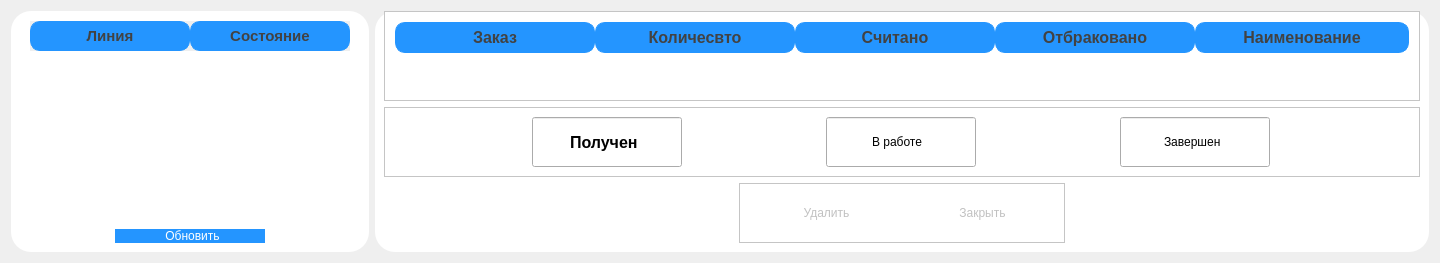
               <widget class="QWidget" name="linePage">
                <property name="sizePolicy">
                 <sizepolicy hsizetype="Preferred" vsizetype="Preferred">
                  <horstretch>0</horstretch>
                  <verstretch>0</verstretch>
                 </sizepolicy>
                </property>
                <property name="styleSheet">
                 <string notr="true">QPushButton {	
	background-position:center;
    background-repeat: no-repeat;
	border: none;
	border-radius: 10px;
	background-color: transparent;
	text-align: center;
	padding-left: 5px;
}
QPushButton:hover {
	background-color: rgb(40, 44, 52);
}
QPushButton:pressed {
	background-color: rgb(189, 147, 249);
}</string>
                </property>
                <layout class="QHBoxLayout" name="horizontalLayout_4" stretch="0,0">
                 <property name="sizeConstraint">
                  <enum>QLayout::SetDefaultConstraint</enum>
                 </property>
                 <item>
                  <widget class="QFrame" name="lineTabContainer">
                   <property name="sizePolicy">
                    <sizepolicy hsizetype="Expanding" vsizetype="Expanding">
                     <horstretch>0</horstretch>
                     <verstretch>0</verstretch>
                    </sizepolicy>
                   </property>
                   <property name="styleSheet">
                    <string notr="true">#lineTabContainer{
background-color: rgb(255, 255, 255);
border: none;
border-radius: 20px;
}

QPushButton {
	font: 10pt &quot;Segoe UI&quot;;
	background-position:center;
    background-repeat: no-repeat;
	border: none;
	border-radius: 20px;
	color: rgb(255, 255, 255);
	background-color: rgb(36, 149, 255);
	text-align: center;
	padding-left: 5px;
}

QPushButton:hover {
	background-color: rgb(66, 66, 66);
}
QPushButton:pressed {
	background-color: rgb(245, 246, 250);
	color: rgb(0, 0, 0);
}



QTableWidget {	
	background-color: transparent;
	padding: 10px;
	border-radius: 0px;
	gridline-color: rgb(245, 246, 250);
	border-bottom: 0px solid rgb(44, 49, 60);
	text-align: center;
}
QTableWidget::item{
	color: rgb(66, 66, 66);
	border-color: rgb(36, 149, 255);
	padding-left: 25px;
	padding-right: 5px;
	gridline-color: rgb(245, 246, 250);
	text-align: center;
}
QTableWidget::item:selected{
	background-color: rgb(217, 217, 217);
}

QHeaderView::section{
	color: rgb(66, 66, 66);
	background-color: rgb(36, 149, 255);
	max-width: 30px;
	border: 1px solid rgb(44, 49, 58);
	border-style: none;
    border-bottom: 1px solid rgb(44, 49, 60);
    border-right: 1px solid rgb(44, 49, 60);
}
QTableWidget::horizontalHeader {	
	background-color: rgb(33, 37, 43);
}
QHeaderView::section:horizontal {
    border: 1px solid rgb(36, 149, 255);
	background-color: rgb(36, 149, 255);
	padding: 3px;
	border-top-left-radius: 10px;
    border-top-right-radius: 10px;

	border-bottom-left-radius: 10px;
	border-bottom-right-radius: 10px;
}

</string>
                   </property>
                   <property name="frameShape">
                    <enum>QFrame::StyledPanel</enum>
                   </property>
                   <property name="frameShadow">
                    <enum>QFrame::Raised</enum>
                   </property>
                   <layout class="QVBoxLayout" name="verticalLayout_22">
                    <property name="topMargin">
                     <number>0</number>
                    </property>
                    <property name="rightMargin">
                     <number>9</number>
                    </property>
                    <item alignment="Qt::AlignHCenter|Qt::AlignTop">
                     <widget class="QTableWidget" name="lineData_Tab">
                      <property name="enabled">
                       <bool>true</bool>
                      </property>
                      <property name="sizePolicy">
                       <sizepolicy hsizetype="Fixed" vsizetype="Expanding">
                        <horstretch>0</horstretch>
                        <verstretch>0</verstretch>
                       </sizepolicy>
                      </property>
                      <property name="minimumSize">
                       <size>
                        <width>0</width>
                        <height>0</height>
                       </size>
                      </property>
                      <property name="maximumSize">
                       <size>
                        <width>16777215</width>
                        <height>16777215</height>
                       </size>
                      </property>
                      <property name="frameShape">
                       <enum>QFrame::NoFrame</enum>
                      </property>
                      <property name="verticalScrollBarPolicy">
                       <enum>Qt::ScrollBarAlwaysOff</enum>
                      </property>
                      <property name="horizontalScrollBarPolicy">
                       <enum>Qt::ScrollBarAlwaysOff</enum>
                      </property>
                      <property name="sizeAdjustPolicy">
                       <enum>QAbstractScrollArea::AdjustToContents</enum>
                      </property>
                      <property name="autoScroll">
                       <bool>true</bool>
                      </property>
                      <property name="autoScrollMargin">
                       <number>16</number>
                      </property>
                      <property name="editTriggers">
                       <set>QAbstractItemView::NoEditTriggers</set>
                      </property>
                      <property name="selectionMode">
                       <enum>QAbstractItemView::SingleSelection</enum>
                      </property>
                      <property name="selectionBehavior">
                       <enum>QAbstractItemView::SelectRows</enum>
                      </property>
                      <property name="showGrid">
                       <bool>true</bool>
                      </property>
                      <property name="gridStyle">
                       <enum>Qt::SolidLine</enum>
                      </property>
                      <property name="wordWrap">
                       <bool>true</bool>
                      </property>
                      <property name="cornerButtonEnabled">
                       <bool>true</bool>
                      </property>
                      <property name="rowCount">
                       <number>0</number>
                      </property>
                      <property name="columnCount">
                       <number>2</number>
                      </property>
                      <attribute name="horizontalHeaderVisible">
                       <bool>true</bool>
                      </attribute>
                      <attribute name="horizontalHeaderCascadingSectionResizes">
                       <bool>true</bool>
                      </attribute>
                      <attribute name="horizontalHeaderMinimumSectionSize">
                       <number>150</number>
                      </attribute>
                      <attribute name="horizontalHeaderDefaultSectionSize">
                       <number>160</number>
                      </attribute>
                      <attribute name="horizontalHeaderHighlightSections">
                       <bool>false</bool>
                      </attribute>
                      <attribute name="horizontalHeaderStretchLastSection">
                       <bool>false</bool>
                      </attribute>
                      <attribute name="verticalHeaderVisible">
                       <bool>false</bool>
                      </attribute>
                      <attribute name="verticalHeaderMinimumSectionSize">
                       <number>50</number>
                      </attribute>
                      <attribute name="verticalHeaderHighlightSections">
                       <bool>false</bool>
                      </attribute>
                      <attribute name="verticalHeaderStretchLastSection">
                       <bool>false</bool>
                      </attribute>
                      <column>
                       <property name="text">
                        <string>Линия</string>
                       </property>
                       <property name="font">
                        <font>
                         <pointsize>11</pointsize>
                         <bold>true</bold>
                        </font>
                       </property>
                      </column>
                      <column>
                       <property name="text">
                        <string>Состояние</string>
                       </property>
                       <property name="font">
                        <font>
                         <pointsize>11</pointsize>
                         <bold>true</bold>
                        </font>
                       </property>
                      </column>
                     </widget>
                    </item>
                    <item alignment="Qt::AlignHCenter">
                     <widget class="QPushButton" name="refreshLineButton">
                      <property name="sizePolicy">
                       <sizepolicy hsizetype="Expanding" vsizetype="Fixed">
                        <horstretch>0</horstretch>
                        <verstretch>0</verstretch>
                       </sizepolicy>
                      </property>
                      <property name="minimumSize">
                       <size>
                        <width>150</width>
                        <height>0</height>
                       </size>
                      </property>
                      <property name="maximumSize">
                       <size>
                        <width>250</width>
                        <height>16777215</height>
                       </size>
                      </property>
                      <property name="styleSheet">
                       <string notr="true"/>
                      </property>
                      <property name="text">
                       <string>Обновить</string>
                      </property>
                      <property name="icon">
                       <iconset resource="resources.qrc">
                        <normaloff>:/icons/images/icons/cil-reload.png</normaloff>:/icons/images/icons/cil-reload.png</iconset>
                      </property>
                      <property name="iconSize">
                       <size>
                        <width>50</width>
                        <height>50</height>
                       </size>
                      </property>
                     </widget>
                    </item>
                   </layout>
                  </widget>
                 </item>
                 <item>
                  <widget class="QFrame" name="lineStatusContainer">
                   <property name="sizePolicy">
                    <sizepolicy hsizetype="Expanding" vsizetype="Expanding">
                     <horstretch>0</horstretch>
                     <verstretch>0</verstretch>
                    </sizepolicy>
                   </property>
                   <property name="minimumSize">
                    <size>
                     <width>0</width>
                     <height>0</height>
                    </size>
                   </property>
                   <property name="styleSheet">
                    <string notr="true">QFrame {
	background-color: rgb(255, 255, 255);
}

#lineStatusContainer{
background-color: rgb(255, 255, 255);
border: none;
border-radius: 20px;
}

QPushButton {
	font: 10pt &quot;Segoe UI&quot;;
	background-position:center;
    background-repeat: no-repeat;
	border: none;
	border-radius: 20px;
	color: rgb(255, 255, 255);
	background-color: rgb(36, 149, 255);
	text-align: center;
	padding-left: 5px;
}

QPushButton:hover {
	background-color: rgb(66, 66, 66);
}
QPushButton:pressed {
	background-color: rgb(245, 246, 250);
	color: rgb(0, 0, 0);
}



QTableWidget {	
	background-color: transparent;
	padding: 10px;
	border-radius: 0px;
	gridline-color: rgb(245, 246, 250);
	border-bottom: 0px solid rgb(44, 49, 60);
	text-align: center;
}
QTableWidget::item{
	color: rgb(66, 66, 66);
	border-color: rgb(36, 149, 255);
	padding-left: 25px;
	padding-right: 5px;
	gridline-color: rgb(245, 246, 250);
	text-align: center;
}
QTableWidget::item:selected{
	background-color: rgb(36, 149, 255);
}

QHeaderView::section{
	color: rgb(66, 66, 66);
	background-color: rgb(36, 149, 255);
	max-width: 30px;
	border: 1px solid rgb(44, 49, 58);
	border-style: none;
    border-bottom: 1px solid rgb(44, 49, 60);
    border-right: 1px solid rgb(44, 49, 60);
}
QTableWidget::horizontalHeader {	
	background-color: rgb(33, 37, 43);
}
QHeaderView::section:horizontal {
    border: 1px solid rgb(36, 149, 255);
	background-color: rgb(36, 149, 255);
	padding: 3px;
	border-top-left-radius: 10px;
    border-top-right-radius: 10px;

	border-bottom-left-radius: 10px;
	border-bottom-right-radius: 10px;
}</string>
                   </property>
                   <property name="frameShape">
                    <enum>QFrame::StyledPanel</enum>
                   </property>
                   <property name="frameShadow">
                    <enum>QFrame::Raised</enum>
                   </property>
                   <layout class="QVBoxLayout" name="verticalLayout_17">
                    <property name="topMargin">
                     <number>0</number>
                    </property>
                    <item alignment="Qt::AlignTop">
                     <widget class="QFrame" name="frame_6">
                      <property name="styleSheet">
                       <string notr="true"/>
                      </property>
                      <property name="frameShape">
                       <enum>QFrame::StyledPanel</enum>
                      </property>
                      <property name="frameShadow">
                       <enum>QFrame::Raised</enum>
                      </property>
                      <layout class="QVBoxLayout" name="verticalLayout_18">
                       <property name="spacing">
                        <number>0</number>
                       </property>
                       <property name="leftMargin">
                        <number>0</number>
                       </property>
                       <property name="topMargin">
                        <number>0</number>
                       </property>
                       <property name="rightMargin">
                        <number>0</number>
                       </property>
                       <property name="bottomMargin">
                        <number>0</number>
                       </property>
                       <item>
                        <widget class="QTableWidget" name="batchOnLine_Tab">
                         <property name="sizePolicy">
                          <sizepolicy hsizetype="Expanding" vsizetype="Expanding">
                           <horstretch>0</horstretch>
                           <verstretch>0</verstretch>
                          </sizepolicy>
                         </property>
                         <property name="minimumSize">
                          <size>
                           <width>0</width>
                           <height>0</height>
                          </size>
                         </property>
                         <property name="styleSheet">
                          <string notr="true">QTableWidget::item:selected{
	background-color: rgb(217, 217, 217);
}</string>
                         </property>
                         <property name="frameShape">
                          <enum>QFrame::NoFrame</enum>
                         </property>
                         <property name="sizeAdjustPolicy">
                          <enum>QAbstractScrollArea::AdjustToContents</enum>
                         </property>
                         <property name="autoScroll">
                          <bool>true</bool>
                         </property>
                         <property name="selectionMode">
                          <enum>QAbstractItemView::SingleSelection</enum>
                         </property>
                         <property name="selectionBehavior">
                          <enum>QAbstractItemView::SelectRows</enum>
                         </property>
                         <property name="rowCount">
                          <number>0</number>
                         </property>
                         <attribute name="horizontalHeaderCascadingSectionResizes">
                          <bool>true</bool>
                         </attribute>
                         <attribute name="horizontalHeaderMinimumSectionSize">
                          <number>100</number>
                         </attribute>
                         <attribute name="horizontalHeaderDefaultSectionSize">
                          <number>200</number>
                         </attribute>
                         <attribute name="horizontalHeaderHighlightSections">
                          <bool>false</bool>
                         </attribute>
                         <attribute name="horizontalHeaderShowSortIndicator" stdset="0">
                          <bool>true</bool>
                         </attribute>
                         <attribute name="horizontalHeaderStretchLastSection">
                          <bool>true</bool>
                         </attribute>
                         <attribute name="verticalHeaderVisible">
                          <bool>false</bool>
                         </attribute>
                         <attribute name="verticalHeaderCascadingSectionResizes">
                          <bool>false</bool>
                         </attribute>
                         <attribute name="verticalHeaderMinimumSectionSize">
                          <number>40</number>
                         </attribute>
                         <attribute name="verticalHeaderDefaultSectionSize">
                          <number>40</number>
                         </attribute>
                         <column>
                          <property name="text">
                           <string>Заказ</string>
                          </property>
                          <property name="font">
                           <font>
                            <pointsize>12</pointsize>
                            <bold>true</bold>
                           </font>
                          </property>
                         </column>
                         <column>
                          <property name="text">
                           <string>Количесвто</string>
                          </property>
                          <property name="font">
                           <font>
                            <pointsize>12</pointsize>
                            <bold>true</bold>
                           </font>
                          </property>
                         </column>
                         <column>
                          <property name="text">
                           <string>Считано</string>
                          </property>
                          <property name="font">
                           <font>
                            <pointsize>12</pointsize>
                            <bold>true</bold>
                           </font>
                          </property>
                         </column>
                         <column>
                          <property name="text">
                           <string>Отбраковано</string>
                          </property>
                          <property name="font">
                           <font>
                            <pointsize>12</pointsize>
                            <bold>true</bold>
                           </font>
                          </property>
                         </column>
                         <column>
                          <property name="text">
                           <string>Наименование</string>
                          </property>
                          <property name="font">
                           <font>
                            <pointsize>12</pointsize>
                            <bold>true</bold>
                           </font>
                          </property>
                         </column>
                        </widget>
                       </item>
                      </layout>
                     </widget>
                    </item>
                    <item>
                     <widget class="QFrame" name="statusLine_frame">
                      <property name="sizePolicy">
                       <sizepolicy hsizetype="Preferred" vsizetype="Fixed">
                        <horstretch>0</horstretch>
                        <verstretch>0</verstretch>
                       </sizepolicy>
                      </property>
                      <property name="layoutDirection">
                       <enum>Qt::LeftToRight</enum>
                      </property>
                      <property name="frameShape">
                       <enum>QFrame::StyledPanel</enum>
                      </property>
                      <property name="frameShadow">
                       <enum>QFrame::Raised</enum>
                      </property>
                      <layout class="QHBoxLayout" name="horizontalLayout_7">
                       <item>
                        <widget class="QLineEdit" name="New_lineEdit">
                         <property name="minimumSize">
                          <size>
                           <width>0</width>
                           <height>50</height>
                          </size>
                         </property>
                         <property name="maximumSize">
                          <size>
                           <width>150</width>
                           <height>16777215</height>
                          </size>
                         </property>
                         <property name="font">
                          <font>
                           <family>Segoe UI</family>
                           <pointsize>12</pointsize>
                           <italic>false</italic>
                           <bold>true</bold>
                           <stylestrategy>PreferDefault</stylestrategy>
                           <kerning>true</kerning>
                          </font>
                         </property>
                         <property name="layoutDirection">
                          <enum>Qt::LeftToRight</enum>
                         </property>
                         <property name="styleSheet">
                          <string notr="true">
font: 700 12pt &quot;Segoe UI&quot;;</string>
                         </property>
                         <property name="text">
                          <string>Получен </string>
                         </property>
                         <property name="alignment">
                          <set>Qt::AlignCenter</set>
                         </property>
                         <property name="dragEnabled">
                          <bool>true</bool>
                         </property>
                         <property name="readOnly">
                          <bool>true</bool>
                         </property>
                         <property name="placeholderText">
                          <string/>
                         </property>
                        </widget>
                       </item>
                       <item>
                        <widget class="QLineEdit" name="Work_lineEdit">
                         <property name="minimumSize">
                          <size>
                           <width>0</width>
                           <height>50</height>
                          </size>
                         </property>
                         <property name="maximumSize">
                          <size>
                           <width>150</width>
                           <height>16777215</height>
                          </size>
                         </property>
                         <property name="styleSheet">
                          <string notr="true">
font: 700 12pt &quot;Segoe UI&quot;;</string>
                         </property>
                         <property name="text">
                          <string>В работе  </string>
                         </property>
                         <property name="alignment">
                          <set>Qt::AlignCenter</set>
                         </property>
                         <property name="readOnly">
                          <bool>true</bool>
                         </property>
                         <property name="placeholderText">
                          <string>В работе</string>
                         </property>
                        </widget>
                       </item>
                       <item>
                        <widget class="QLineEdit" name="End_lineEdit">
                         <property name="minimumSize">
                          <size>
                           <width>0</width>
                           <height>50</height>
                          </size>
                         </property>
                         <property name="maximumSize">
                          <size>
                           <width>150</width>
                           <height>16777215</height>
                          </size>
                         </property>
                         <property name="styleSheet">
                          <string notr="true">

font: 700 12pt &quot;Segoe UI&quot;;</string>
                         </property>
                         <property name="text">
                          <string>Завершен </string>
                         </property>
                         <property name="alignment">
                          <set>Qt::AlignCenter</set>
                         </property>
                         <property name="readOnly">
                          <bool>true</bool>
                         </property>
                         <property name="placeholderText">
                          <string>Завершен</string>
                         </property>
                        </widget>
                       </item>
                      </layout>
                     </widget>
                    </item>
                    <item alignment="Qt::AlignHCenter">
                     <widget class="QFrame" name="frame_11">
                      <property name="maximumSize">
                       <size>
                        <width>16777215</width>
                        <height>60</height>
                       </size>
                      </property>
                      <property name="styleSheet">
                       <string notr="true">QPushButton{
	background-color: rgb(119, 119, 119);
	color: rgb(0, 0, 0);
}

QPushButton:hover {
	background-color: rgb(66, 66, 66);
}
QPushButton:pressed {
	background-color: rgb(245, 246, 250);
	color: rgb(0, 0, 0);
}</string>
                      </property>
                      <property name="frameShape">
                       <enum>QFrame::StyledPanel</enum>
                      </property>
                      <property name="frameShadow">
                       <enum>QFrame::Raised</enum>
                      </property>
                      <layout class="QHBoxLayout" name="horizontalLayout_5">
                       <item>
                        <widget class="QPushButton" name="deleteOrderButton">
                         <property name="enabled">
                          <bool>false</bool>
                         </property>
                         <property name="sizePolicy">
                          <sizepolicy hsizetype="Preferred" vsizetype="Preferred">
                           <horstretch>0</horstretch>
                           <verstretch>0</verstretch>
                          </sizepolicy>
                         </property>
                         <property name="minimumSize">
                          <size>
                           <width>150</width>
                           <height>40</height>
                          </size>
                         </property>
                         <property name="maximumSize">
                          <size>
                           <width>150</width>
                           <height>40</height>
                          </size>
                         </property>
                         <property name="styleSheet">
                          <string notr="true">QPushButton {	
	background-position:center;
    background-repeat: no-repeat;
	border: none;
	border-radius: 20px;
	background-color: transparent;
	text-align: center;
	padding-left: 5px;
color: rgb(193, 193, 193);
}
</string>
                         </property>
                         <property name="text">
                          <string>Удалить</string>
                         </property>
                         <property name="icon">
                          <iconset resource="resources.qrc">
                           <normaloff>:/icons/images/icons/cil-ban.png</normaloff>:/icons/images/icons/cil-ban.png</iconset>
                         </property>
                         <property name="iconSize">
                          <size>
                           <width>50</width>
                           <height>50</height>
                          </size>
                         </property>
                        </widget>
                       </item>
                       <item>
                        <widget class="QPushButton" name="closeOrderButton">
                         <property name="enabled">
                          <bool>false</bool>
                         </property>
                         <property name="sizePolicy">
                          <sizepolicy hsizetype="Preferred" vsizetype="Preferred">
                           <horstretch>0</horstretch>
                           <verstretch>0</verstretch>
                          </sizepolicy>
                         </property>
                         <property name="minimumSize">
                          <size>
                           <width>150</width>
                           <height>40</height>
                          </size>
                         </property>
                         <property name="maximumSize">
                          <size>
                           <width>150</width>
                           <height>40</height>
                          </size>
                         </property>
                         <property name="styleSheet">
                          <string notr="true">QPushButton {	
	background-position:center;
    background-repeat: no-repeat;
	border: none;
	border-radius: 20px;
	background-color: transparent;
	text-align: center;
	padding-left: 5px;
	
	color: rgb(193, 193, 193);
}
</string>
                         </property>
                         <property name="text">
                          <string>Закрыть</string>
                         </property>
                         <property name="icon">
                          <iconset resource="resources.qrc">
                           <normaloff>:/icons/images/icons/cil-x-circle.png</normaloff>:/icons/images/icons/cil-x-circle.png</iconset>
                         </property>
                         <property name="iconSize">
                          <size>
                           <width>50</width>
                           <height>50</height>
                          </size>
                         </property>
                        </widget>
                       </item>
                      </layout>
                     </widget>
                    </item>
                   </layout>
                  </widget>
                 </item>
                </layout>
               </widget>
